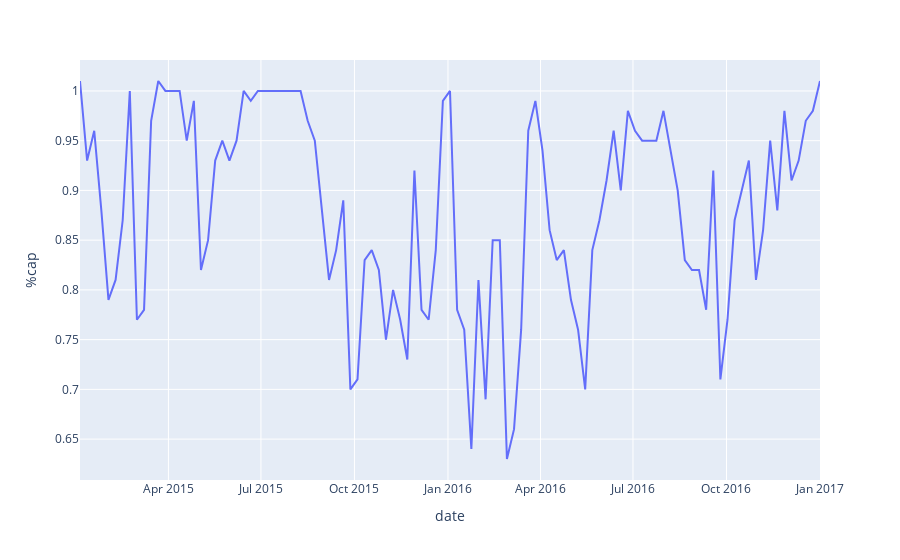

Notebook code for this chart:
### Markdown cell above
**Matilda**

Hard to tell what is going on in this.

### Code cell
px.line(df_beetlejuice, x=df_beetlejuice.index, y='%cap')
